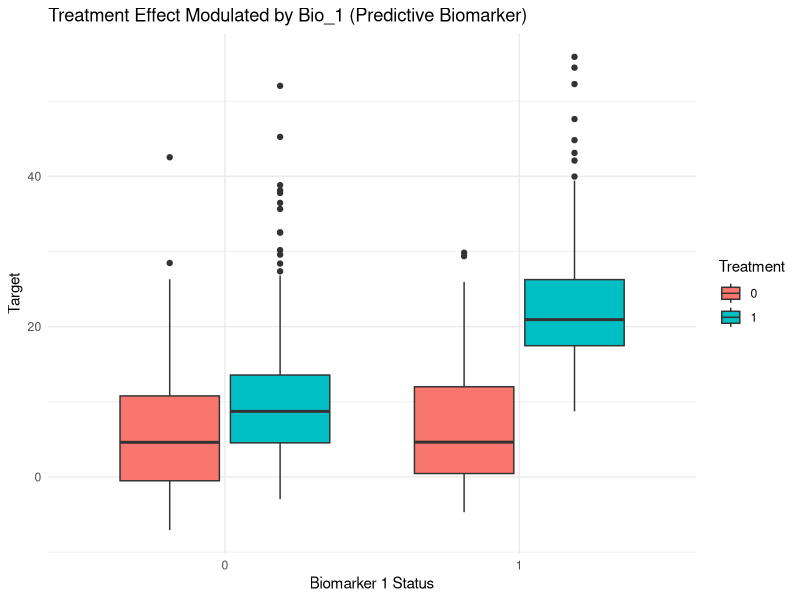

Write R code to recreate this figure.
library(MASS)

# --- 1. SETUP PARAMETERS ---
n_hist <- 200      # Patients per historical study
n_trial <- 500     # Patients in current trial
H <- 5             # Number of historical studies
p_cont <- 50       # Number of continuous features
p_bin <- 5         # Number of binary biomarkers
rho <- 0.8         # Correlation for collinearity
global_hist_drift <- 0  # Pooled shift applied to historical studies vs current (set >0 or <0 to simulate drift)

# --- 2. FUNCTION TO GENERATE FEATURES (X) ---
# Creates shared covariate structure across all studies
generate_x <- function(n) {
  # Collinear continuous features
  sigma <- toeplitz(rho^(0:(p_cont-1)))
  X_cont <- mvrnorm(n, mu = rep(0, p_cont), Sigma = sigma)
  
  # Binary Biomarkers (e.g., DNA markers)
  X_bin <- matrix(rbinom(n * p_bin, 1, 0.3), nrow = n)
  
  colnames(X_cont) <- paste0("Lab_", 1:p_cont)
  colnames(X_bin) <- paste0("Bio_", 1:p_bin)
  return(cbind(X_cont, X_bin))
}

# --- 3. FUNCTION TO GENERATE OUTCOME (Y) ---


generate_y <- function(X, Trt,
                       study_drift = 0,
                       global_hist_drift = 0) {
  
  # 3a. Prognostic Signal
  prog_signal <- (2 * X[, "Lab_1"]) + 
    (3 * X[, "Lab_2"]^2) + 
    (5 * sin(X[, "Lab_3"])) +
    (4 * X[, "Lab_4"] * X[, "Lab_5"])
  
  # 3b. Predictive (Treatment) Signal
  trt_effect <- (5 * Trt) + (12 * Trt * X[, "Bio_1"])
  
  # 3c. Noise
  noise <- rnorm(nrow(X), mean = 0, sd = 2)
  
  y <- prog_signal +
    trt_effect +
    study_drift +          # between-trial (historical only)
    global_hist_drift +    # pooled historical vs current
    noise
  
  return(y)
}


# --- 4. GENERATE HISTORICAL DATA (Placebo Only) ---
historical_data <- lapply(1:H, function(s) {
  X <- generate_x(n_hist)
  Trt <- rep(0, n_hist) # Placebo only
  # Apply both a small per-study drift and the pooled historical drift
  Y <- generate_y(X, Trt,
                  study_drift = runif(1, -2, 2),
                  global_hist_drift = global_hist_drift)
  
  data.frame(Study = paste0(s), Treatment = Trt, Target = Y, X)
})

# --- 5. GENERATE CURRENT TRIAL DATA (Placebo + Treatment) ---
X_trial <- generate_x(n_trial)
Trt_trial <- rbinom(n_trial, 1, 0.7) # Randomized 1:1
Y_trial <- generate_y(X_trial, Trt_trial, study_drift = 0, global_hist_drift = 0)

current_trial <- data.frame(Study = "Current", Treatment = Trt_trial, Target = Y_trial, X_trial)

# --- 6. INSPECT RESULTS ---
all_data <- do.call(rbind, c(historical_data, list(current_trial)))

# Check the Biomarker interaction in the Current Trial
# Bio_1 should show a much higher target value when Treatment == 1
library(ggplot2)
ggplot(current_trial, aes(x = factor(Bio_1), y = Target, fill = factor(Treatment))) +
  geom_boxplot() +
  labs(title = "Treatment Effect Modulated by Bio_1 (Predictive Biomarker)",
       x = "Biomarker 1 Status", fill = "Treatment") +
  theme_minimal()



# Helper: simulate one dataset 
simulate_one <- function(H = 5,
                         n_hist = 200,
                         n_trial = 500,
                         global_hist_drift = 0) {
  hist_list <- lapply(1:H, function(s) {
    X <- generate_x(n_hist)
    Trt <- rep(0, n_hist)
    Y <- generate_y(X, Trt,
                    study_drift = runif(1, -2, 2),
                    global_hist_drift = global_hist_drift)
    data.frame(Study = paste0("H", s), Treatment = Trt, Target = Y, X)
  })

  X_trial <- generate_x(n_trial)
  Trt_trial <- rbinom(n_trial, 1, 0.7)
  Y_trial <- generate_y(X_trial, Trt_trial,
                        study_drift = 0,
                        global_hist_drift = 0)
  current <- data.frame(Study = "Current", Treatment = Trt_trial, Target = Y_trial, X_trial)

  list(historical = do.call(rbind, hist_list), current = current)
}

# Compute ATE estimate and SE from an lm fitted on a formula including Treatment and Treatment:Bio_1
ate_from_lm <- function(fit, current_df) {
  coefs <- coef(fit)
  vc <- vcov(fit)
  mean_bio <- mean(current_df$Bio_1)
  # if interaction exists
  b_trt <- coefs["Treatment"]
  b_int <- if ("Treatment:Bio_1" %in% names(coefs)) coefs["Treatment:Bio_1"] else 0
  ate_hat <- b_trt + b_int * mean_bio

  # variance: Var(b_trt) + mean^2 Var(b_int) + 2 mean Cov(b_trt,b_int)
  var_trt <- vc["Treatment", "Treatment"]
  var_int <- if ("Treatment:Bio_1" %in% rownames(vc)) vc["Treatment:Bio_1", "Treatment:Bio_1"] else 0
  cov_trt_int <- if ("Treatment:Bio_1" %in% rownames(vc)) vc["Treatment", "Treatment:Bio_1"] else 0
  se_ate <- sqrt(var_trt + (mean_bio^2) * var_int + 2 * mean_bio * cov_trt_int)

  ci_lower <- ate_hat - 1.96 * se_ate
  ci_upper <- ate_hat + 1.96 * se_ate

  list(ate = ate_hat, se = se_ate, ci = c(lower = ci_lower, upper = ci_upper))
}

# Fit models and evaluate (one replication)
fit_and_eval <- function(hist_df, current_df) {
  # formula that matches data generation structure (include Bio_1 interaction)
  fm <- as.formula("Target ~ Treatment * Bio_1 + Lab_1 + Lab_2 + Lab_3 + Lab_4 + Lab_5")

  # 1) Current-only
  fit_current <- lm(fm, data = current_df)

  # 2) Stacked naive (hist + current)
  stacked <- rbind(hist_df, current_df)
  fit_stacked <- lm(fm, data = stacked)

  # 3) Stacked + study fixed effect
  fit_stack_study <- lm(update(fm, . ~ . + factor(Study)), data = stacked)

  true_ate <- mean(5 + 12 * current_df$Bio_1)

  res <- list(
    true_ate = true_ate,
    current = ate_from_lm(fit_current, current_df),
    stacked = ate_from_lm(fit_stacked, current_df),
    stacked_study = ate_from_lm(fit_stack_study, current_df)
  )
  res
}

# Top-level: run simulation grid over drifts and repetitions
run_simulation <- function(drifts = c(-3, -1, 0, 1, 3),
                           reps = 200,
                           H = 5, n_hist = 200, n_trial = 500) {
  library(dplyr)
  out <- list()

  for (d in drifts) {
    sim_res <- replicate(reps, {
      s <- simulate_one(H, n_hist, n_trial, global_hist_drift = d)
      fit_and_eval(s$historical, s$current)
    }, simplify = FALSE)

    # extract metrics
    df <- tibble::tibble(rep = 1:reps) %>%
      mutate(
        true = sapply(sim_res, function(x) x$true_ate),
        ate_current = sapply(sim_res, function(x) x$current$ate),
        se_current = sapply(sim_res, function(x) x$current$se),
        ci_l_current = sapply(sim_res, function(x) x$current$ci["lower"]),
        ci_u_current = sapply(sim_res, function(x) x$current$ci["upper"]),

        ate_stacked = sapply(sim_res, function(x) x$stacked$ate),
        se_stacked = sapply(sim_res, function(x) x$stacked$se),
        ci_l_stacked = sapply(sim_res, function(x) x$stacked$ci["lower"]),
        ci_u_stacked = sapply(sim_res, function(x) x$stacked$ci["upper"]),

        ate_study = sapply(sim_res, function(x) x$stacked_study$ate),
        se_study = sapply(sim_res, function(x) x$stacked_study$se),
        ci_l_study = sapply(sim_res, function(x) x$stacked_study$ci["lower"]),
        ci_u_study = sapply(sim_res, function(x) x$stacked_study$ci["upper"])
      )

    summarize_metrics <- function(ate, ci_l, ci_u, true) {
      bias <- mean(ate - true)
      rmse <- sqrt(mean((ate - true)^2))
      coverage <- mean(ci_l <= true & ci_u >= true)
      c(bias = bias, rmse = rmse, coverage = coverage)
    }

    metrics <- rbind(
      current = summarize_metrics(df$ate_current, df$ci_l_current, df$ci_u_current, df$true),
      stacked = summarize_metrics(df$ate_stacked, df$ci_l_stacked, df$ci_u_stacked, df$true),
      stacked_study = summarize_metrics(df$ate_study, df$ci_l_study, df$ci_u_study, df$true)
    )
    out[[as.character(d)]] <- list(metrics = metrics, raw = df)
  }

  out
}
